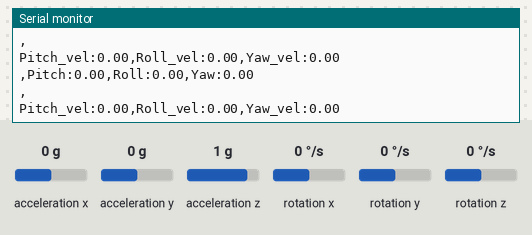
Simulated run of this sketch. Board: Arduino Uno, built with avr-gcc and run on an emulated ATmega328P. Parts: the last lines printed to the serial monitor. The test bench sets the inputs (shaded band); at power-on: rotation x 0 °/s, rotation y 0 °/s, rotation z 0 °/s, acceleration x 0 g, acceleration y 0 g, acceleration z 1 g.

Above: at 1.2 s.
1.3 s: rotation x set to -192 °/s
At 2.2 s:
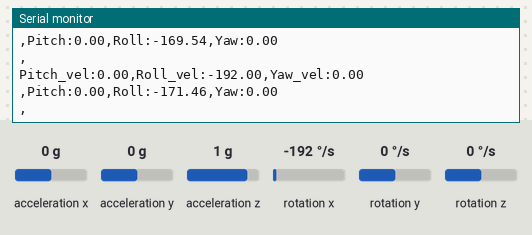
2.8 s: rotation y set to -192 °/s
At 3.3 s:
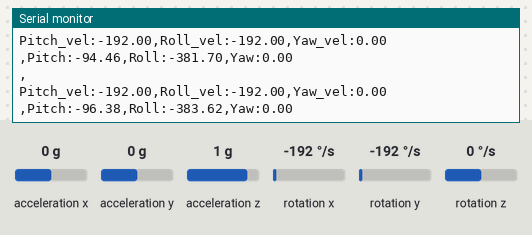
4.3 s: rotation z set to -192 °/s
At 5.2 s:
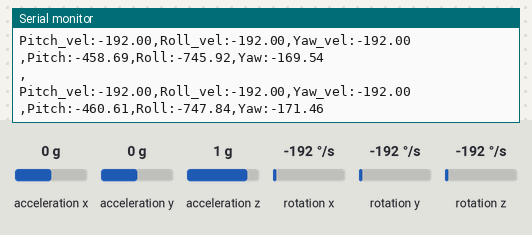
Timing chart, 0 to 7.3 s (numbered marks = the images above; inputs shaded):
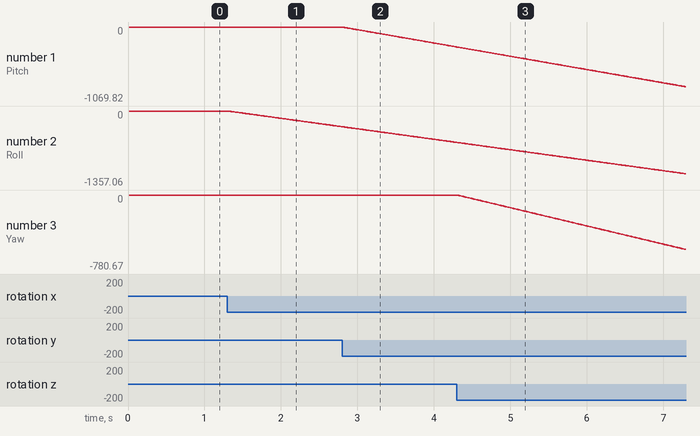

The sketch:

test_without_int.ino
```cpp
/*
    MPU6050 Triple Axis Gyroscope & Accelerometer. Pitch & Roll & Yaw Gyroscope Example.
    Read more: http://www.jarzebski.pl/arduino/czujniki-i-sensory/3-osiowy-zyroskop-i-akcelerometr-mpu6050.html
    GIT: https://github.com/jarzebski/Arduino-MPU6050
    Web: http://www.jarzebski.pl
    (c) 2014 by Korneliusz Jarzebski
*/

#include <Wire.h>
#include <MPU6050.h>

MPU6050 mpu;

// Timers
unsigned long timer = 0;
float timeStep = 0.0100;

// Pitch, Roll and Yaw values
float pitch = 0;
float roll = 0;
float yaw = 0;
float pitch_vel;
float roll_vel;
float yaw_vel;

unsigned long t, t_prev;
int dt;

void setup() {
  Serial.begin(115200);

  // Initialize MPU6050
  while(!mpu.begin(MPU6050_SCALE_2000DPS, MPU6050_RANGE_2G)){
    Serial.println("Could not find a valid MPU6050 sensor, check wiring!");
    delay(500);
  }

  // Calibrate gyroscope. The calibration must be at rest.
  // If you don't want calibrate, comment this line.
  mpu.calibrateGyro();

  // Set threshold sensivty. Default 3.
  // If you don't want use threshold, comment this line or set 0.
  // mpu.setThreshold(3);
  t_prev = millis();
}

void loop(){
  if ((millis()-t_prev)>=10){

    t = millis();
    dt = t - t_prev;

    // Read normalized values
    Vector norm = mpu.readNormalizeGyro();

    // Calculate Pitch, Roll and Yaw
    pitch_vel = norm.YAxis;
    roll_vel = norm.XAxis;
    yaw_vel = norm.ZAxis;
    pitch = pitch + pitch_vel * dt/1000;
    roll = roll + roll_vel * dt/1000;
    yaw = yaw + yaw_vel * dt/1000;

    // Output raw
    Serial.print("Pitch_vel:");
    Serial.print(pitch_vel);
    Serial.print(",");
    Serial.print("Roll_vel:");
    Serial.print(roll_vel);
    Serial.print(",");
    Serial.print("Yaw_vel:");
    Serial.println(yaw_vel);
    Serial.print(",");
    Serial.print("Pitch:");
    Serial.print(pitch);
    Serial.print(",");
    Serial.print("Roll:");
    Serial.print(roll);
    Serial.print(",");
    Serial.print("Yaw:");
    Serial.println(yaw);
    Serial.print(",");

    Serial.println("");

    t_prev = t;
    // Wait to full timeStep period
    // delay((timeStep*1000) - (millis() - timer));
  }
}
```

Measured:
- after the input at 1.3 s, the serial monitor: prints a new line at once (image 1)
- plotted number 2: 0 → -287.23 after the input at 1.3 s
